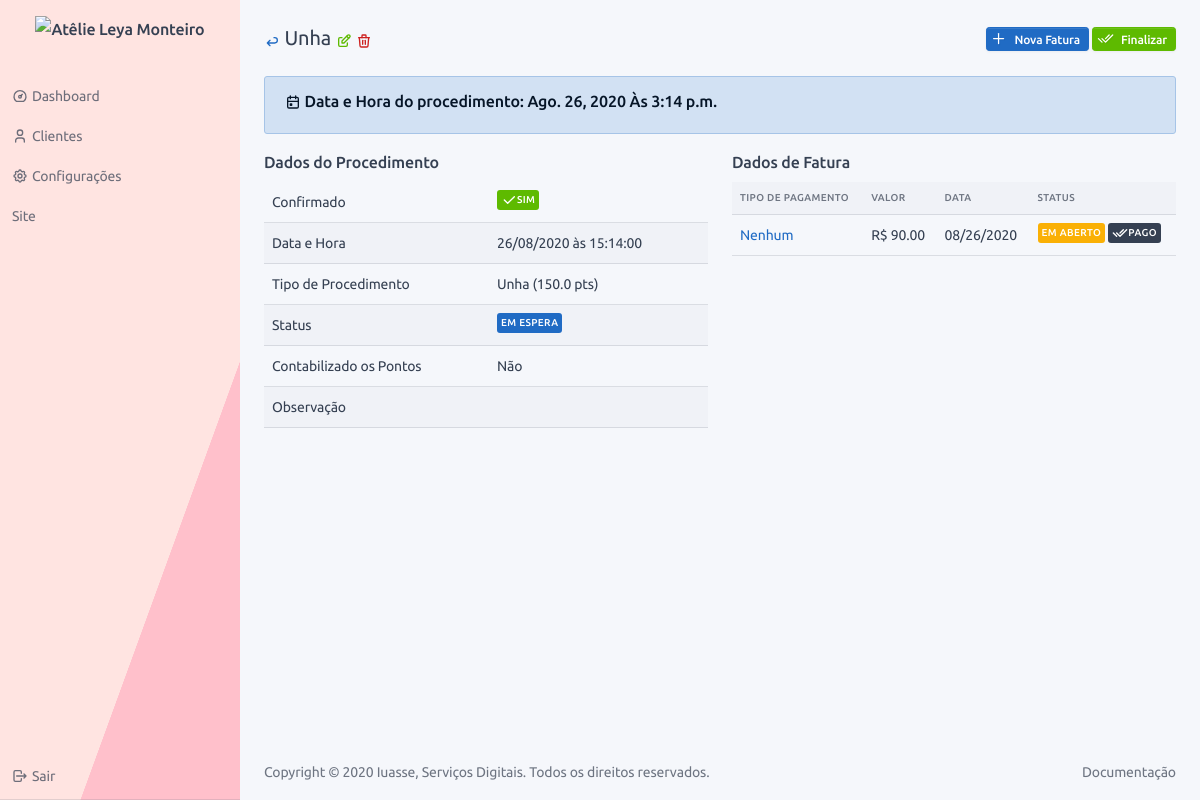
/service/2/18/profile/ (signed in), run on an earlier commit of the app's database.
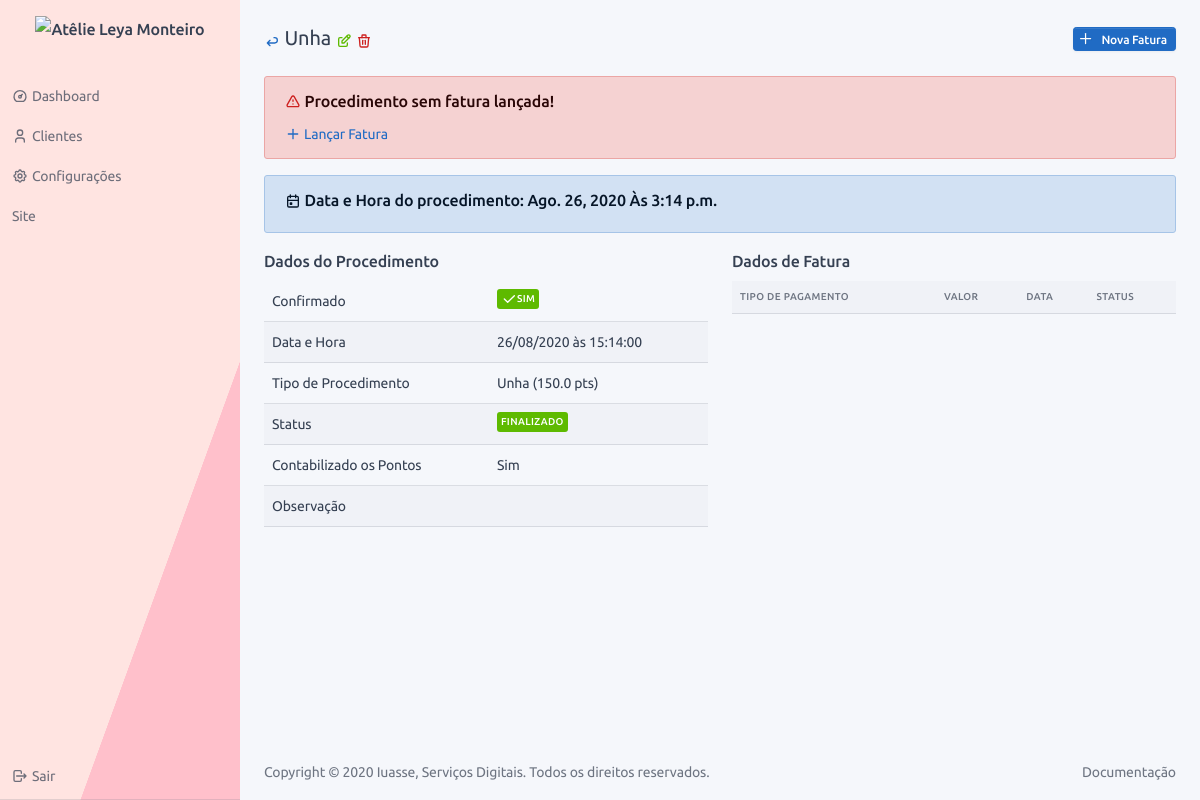
And on a later commit of the database.
### service/models.py (models this page shows, shortened)
class OrderOfService(BaseModel):
    type_of_service = models.ForeignKey("config.TypeOfService", verbose_name="Procedimento", on_delete=models.SET_NULL,
                                        null=True)
    status = models.ForeignKey("config.StatusService", verbose_name="Status", on_delete=models.PROTECT)
    finished = models.BooleanField("finalizado", default=False)
    counted = models.BooleanField("contabilizado", default=False, help_text="Procedimento já foi contabilizado?")
    confirmed = models.BooleanField("confirmado", default=False, help_text="Procedimento foi confirmado?")
    date = models.DateField("Data", default=timezone.localtime(timezone.now()))
    time = models.TimeField("Hora", default=timezone.localtime(timezone.now()))
    observation = models.TextField("observação", blank=True)
    customer = models.ForeignKey("users.CustomUser", verbose_name="Cliente", on_delete=models.CASCADE, blank=True,
                                 null=True)
    def get_back_url(self):
        return reverse('users:customuser:profile', kwargs={'pk': self.customer.pk})
    def get_delete_url(self):
        return reverse(self.get_reverse_delete, kwargs={'cpk': self.customer.pk, 'pk': self.pk})
    def get_edit_url(self):
        return reverse(self.get_reverse_edit, kwargs={'cpk': self.customer.pk, 'pk': self.pk})
    def get_new_invoice_url(self):
        return reverse('financial:invoice:create', kwargs={'spk': self.pk})
    def get_finished_url(self):
        return reverse('service:orderofservice:finished', kwargs={'pk': self.pk, 'flag': 0})
    def get_full_name(self):
        return "{}".format(self.type_of_service)
    def get_confirmed_html(self):
        return settings.ICON_CONFIRMED if self.confirmed else settings.ICON_NOT_CONFIRMED
    def get_date_html(self):
        return "Hoje às {} <span class='text-info'>{}</span>".format(self.time,
                                                                     ICON_CALENDAR) if self.date == date.today() \
            else "{} às {}".format(self.date.strftime("%d/%m/%Y"), self.time)
    def get_status_html(self):
        return f"<span class='badge bg-{self.status.contextual}'>{self.status}</span>"
    def get_dict_data(self):
        return {
            'Confirmado': mark_safe(self.get_confirmed_html),
            'Data e Hora': mark_safe(self.get_date_html()),
            'Tipo de Procedimento': "{} ({} pts)".format(self.type_of_service, self.type_of_service.rewarded_points),
            'Status': mark_safe(self.get_status_html()),
            'Contabilizado os Pontos': "Sim" if self.counted else "Não",
            'Observação': self.observation,
        }
    def get_invoice_sorted_by_date(self):
        retDict = {}
        for s in self.invoice_set.all().order_by('-date', '-id'):
            m_y = "{}/{}".format(s.date.month, s.date.year)
            if m_y in retDict:
                retDict[m_y]['invoices'].append(s)
            else:
                retDict[m_y] = {}
                retDict[m_y]['invoices'] = []
                retDict[m_y]['invoices'].append(s)
        return retDict
    def get_past_date_without_invoice(self):
        return self.date < date.today() and self.invoice_set.all().count() == 0

### financial/models.py (models this page shows, shortened)
class Invoice(BaseModel):
    order_of_service = models.ForeignKey("service.OrderOfService", verbose_name="Procedimento",
                                         on_delete=models.CASCADE, null=True, blank=True,
                                         help_text="Procedimento a qual esse lançamento pertence.")
    type_of_payment = models.ForeignKey("config.TypeOfPayment", verbose_name="Tipo de Pagamento", null=True,
                                        on_delete=models.PROTECT, help_text="Qual foi o tipo de pagamento?")
    status = models.ForeignKey("config.StatusPayment", verbose_name="Status", on_delete=models.PROTECT, null=True)
    value = models.DecimalField("Valor", max_digits=11, decimal_places=2, help_text="O valor que foi pago.")
    date = models.DateField("Data", default=now, help_text="Data do pagamento.")
    observation = models.TextField("Observação", blank=True, null=True)
    def get_edit_url(self):
        return reverse(self.get_reverse_edit, kwargs={'spk': self.order_of_service.pk, 'pk': self.pk})
    def get_is_success(self):
        return self.status.pk == settings.STATUS_PAYMENT_SUCCESS

### config/models.py (models this page shows, shortened)
class BaseConfigModel(BaseModel):
    name = models.CharField("nome", max_length=128)
    def __str__(self):
        return self.name
    class Meta:
        abstract = True

class StatusPayment(BaseConfigModel):
    contextual = models.CharField("cor", choices=ContextualEnum.choices(), blank=True, max_length=20)

class TypeOfService(BaseConfigModel):
    time = models.FloatField("tempo", default=30, help_text="Coloque o tempo em minutos, ex.: 1hr = 60min")
    value = models.DecimalField("Valor", max_digits=11, decimal_places=2, default=0,
                                help_text="Valor do procedimento, ele será usado para auto preenchimento de alguns "
                                          "campos!")
    rewarded_points = models.FloatField("pontos ganhos", default=0)

### service/views.py (the view)
# urls.py: path('<int:cpk>/<int:pk>/profile/', OrderOfServiceProfile.as_view(), name='profile'),
class OrderOfServiceProfile(LoginRequiredMixin, View):
    template = 'service/profile.html'
    title = TITLE_VIEW_ORDER_OF_SERVICE
    subtitle = SUBTITLE_ORDER_OF_SERVICE
    def get(self, request, cpk, pk):
        return render(request, self.template, {'obj': OrderOfService.objects.get(pk=pk)})

### base/models.py (called while the page is built)
    @property
    def get_reverse_delete(self):
        return '{}:{}:delete'.format(self._meta.app_label, self._meta.model_name)

    @property
    def get_reverse_edit(self):
        return '{}:{}:edit'.format(self._meta.app_label, self._meta.model_name)

### frontend/templates/service/profile.html (shortened to what this page needs)
{% extends '../base/profile.html' %}
{% block page_header_actions %}
<a class="btn btn-sm btn-primary d-none d-sm-inline-block ml-auto" data-toggle="tooltip"
   href="{{obj.get_new_invoice_url}}"
   title="{{TOOLTIP_NEW_INVOICE}}">
    {{ICON_ADD|safe}}
    Nova Fatura
</a>
{% if not obj.finished %}
<a class="btn btn-sm btn-success d-none d-sm-inline-block" data-toggle="tooltip"
   href="{{obj.get_finished_url}}" title="{{TOOLTIP_SERVICE_FINISH}}">
    {{ICON_DOUBLE_CHECK|safe}}
    Finalizar
</a>
{% endif %}
{% endblock %}
{% block profile_content %}
{% if obj.get_past_date_without_invoice %}
<div class="col-md-12">
    <div class="alert alert-danger">
        <h3>
            <span class="text-danger">{{ICON_TRIANGLE_ALERT|safe}}</span>
            Procedimento sem fatura lançada!
        </h3>
        <a data-toggle="tooltip" href="{{obj.get_new_invoice_url}}" title="{{TOOLTIP_NEW_INVOICE}}">
            {{ICON_ADD|safe}}
            Lançar Fatura
        </a>
    </div>
</div>
{% endif %}
<div class="col-md-12">
    <div class="alert alert-primary">
        <h3>
            {{ICON_CALENDAR|safe}}
            Data e Hora do procedimento: {{obj.date}} Às {{obj.time}}
        </h3>
    </div>
</div>
<div class="row">
    <div class="col-md-6">
        <h3>Dados do Procedimento</h3>
        <div class="table-responsive">
            <table class="table table-hover table-striped">
                {% for k, v in obj.get_dict_data.items %}
                <tr>
                    <td>{{k}}</td>
                    <td>{{v|default_if_none:""}}</td>
                </tr>
                {% endfor %}
            </table>
        </div>
    </div>
    <div class="col-md-6">
        <h3>Dados de Fatura</h3>
        <div class="table-responsive">
            <table class="table table-hover table-striped">
                <thead>
                <tr>
                    <th>Tipo de Pagamento</th>
                    <th>Valor</th>
                    <th>Data</th>
                    <th>Status</th>
                </tr>
                </thead>
                {% for k, v in obj.get_invoice_sorted_by_date.items %}
                {% for kk,vv in v.items %}
                {% for s in vv %}
                <tr>
                    <td>
                        <a href="{{s.get_edit_url}}">
                            {{s.type_of_payment|default_if_none:"Nenhum"}}
                        </a>
                    </td>
                    <td>R$ {{s.value}}</td>
                    <td>{{s.date|date:"SHORT_DATE_FORMAT"}}</td>
                    <td>
                        <span class="badge bg-{{s.status.contextual}}">
                            {{s.status|default_if_none:"Nenhum"}}
                        </span>
                        {% if not s.get_is_success %}
                        <a data-toggle="tooltip" href="{% url 'financial:invoice:success' pk=s.pk %}"
                           title="{{TOOLTIP_PAYMENT_PAY}}">
                            <span class="badge bg-dark">{{ICON_DOUBLE_CHECK|safe}} Pago</span>
                        </a>
                        {% endif %}
                    </td>
                </tr>
                {% endfor %}
                {% endfor %}
                {% endfor %}
            </table>
        </div>
    </div>
</div>
{% endblock %}

### frontend/templates/base/profile.html
{% extends 'base.html' %}
{% block content %}
<div class="container-fluid">
    <div class="page-header">
        <div class="row align-items-center">
            <div class="col-auto">
                <h2 class="page-title">
                    <a data-toggle="tooltip" href="{{obj.get_back_url}}" title="Voltar">
                        <span class="text-primary">{{ICON_ARROW_BACK|safe}}</span>
                    </a>
                    {{obj.get_full_name}}
                    <a data-toggle="tooltip" href="{{obj.get_edit_url}}" title="Editar">
                        <span class="text-success">{{ICON_EDIT|safe}}</span>
                    </a>
                    <a data-toggle="tooltip" href="{{obj.get_delete_url}}" title="Deletar">
                        <span class="text-danger">{{ICON_DELETE|safe}}</span>
                    </a>
                </h2>
            </div>
            <div class="col-auto ml-auto d-print-none">
                {% block page_header_actions %}{% endblock %}
            </div>
        </div>
    </div>
    {% block profile_content %}{% endblock %}
</div>
{% endblock %}

What changed in the data, as far as the page shows it:
removed Invoice: type_of_payment "Nenhum", value "90.00", date "08/26/2020", status "EM ABERTO"
changed OrderOfService "SIM": finished False → True (drawn)
Also different on the page:
text no longer shown: "Finalizar"
text now shown: "Procedimento sem fatura lançada! Lançar Fatura"
new list line: "Status FINALIZADO"
new list line: "Contabilizado os Pontos Sim"
list line gone: "Status EM ESPERA"
list line gone: "Contabilizado os Pontos Não"
